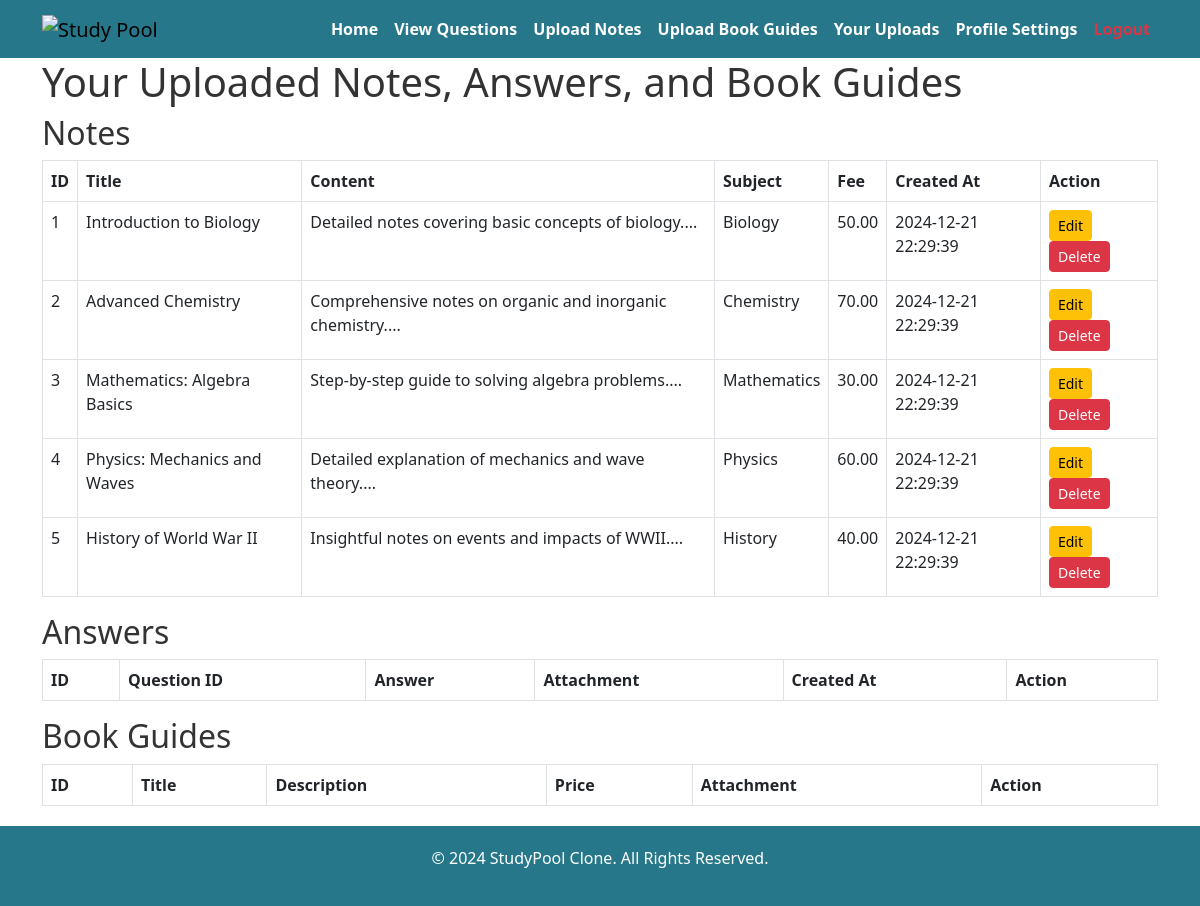
Screenshot of /studypool_clone/my_uploads.php (signed in) with the database file from the repository.
### tables this page shows
CREATE TABLE `notes` (
  `id` int(11) NOT NULL,
  `title` varchar(255) NOT NULL,
  `content` text NOT NULL,
  `user_id` int(11) NOT NULL,
  `created_at` datetime DEFAULT current_timestamp(),
  `subject` varchar(100) NOT NULL,
  `fee` decimal(10,2) NOT NULL
);

### studypool_clone/my_uploads.php (the view, shortened to what this page needs)
<?php
include('dbconnection.php');
$user_id = $_SESSION['user_id'];
$notes_sql = "SELECT id, title, content, created_at, subject, fee FROM notes WHERE user_id = ?";
$notes_stmt = $conn->prepare($notes_sql);
$notes_stmt->bind_param("i", $user_id);
$notes_stmt->execute();
$notes_result = $notes_stmt->get_result();
?>
<!DOCTYPE html>
<html lang="en">
<head>
    <link href="https://cdn.jsdelivr.net/npm/bootstrap@5.3.0/dist/css/bootstrap.min.css" rel="stylesheet">
</head>
<body>
<nav class="navbar navbar-expand-lg">
    <div class="container">
        <a class="navbar-brand" href="dashboard.php">
            <img src="logo.png" alt="Study Pool">
        </a>
        <div class="collapse navbar-collapse">
            <ul class="navbar-nav ms-auto">
                <li class="nav-item"><a class="nav-link" href="TutorDashboard.php">Home</a></li>
                <li class="nav-item"><a class="nav-link" href="view_questions.php">View Questions</a></li>
                <li class="nav-item"><a class="nav-link" href="upload_notes.php">Upload Notes</a></li>
                <li class="nav-item"><a class="nav-link" href="upload_book_guides.php">Upload Book Guides</a></li>
                <li class="nav-item"><a class="nav-link" href="my_uploads.php">Your Uploads</a></li>
                <li class="nav-item"><a class="nav-link" href="profile_settings.php">Profile Settings</a></li>
                <li class="nav-item"><a class="nav-link text-danger" href="signout.php">Logout</a></li>
            </ul>
        </div>
    </div>
</nav>
<div class="container">
    <h1>Your Uploaded Notes, Answers, and Book Guides</h1>
    <h2>Notes</h2>
    <table class="table table-bordered">
        <thead>
            <tr>
                <th>ID</th>
                <th>Title</th>
                <th>Content</th>
                <th>Subject</th>
                <th>Fee</th>
                <th>Created At</th>
                <th>Action</th>
            </tr>
        </thead>
        <tbody>
            <?php while ($note = $notes_result->fetch_assoc()) { ?>
                <tr>
                    <td><?php echo $note['id']; ?></td>
                    <td><?php echo $note['title']; ?></td>
                    <td><?php echo substr($note['content'], 0, 100); ?>...</td>
                    <td><?php echo $note['subject']; ?></td>
                    <td><?php echo $note['fee']; ?></td>
                    <td><?php echo $note['created_at']; ?></td>
                    <td>
                        <a href="edit_note.php?id=<?php echo $note['id']; ?>" class="btn btn-warning btn-sm">Edit</a>
                        <a href="delete_note.php?id=<?php echo $note['id']; ?>" class="btn btn-danger btn-sm">Delete</a>
                    </td>
                </tr>
            <?php } ?>
        </tbody>
    </table>
    <h2>Answers</h2>
    <table class="table table-bordered">
        <thead>
            <tr>
                <th>ID</th>
                <th>Question ID</th>
                <th>Answer</th>
                <th>Attachment</th>
                <th>Created At</th>
                <th>Action</th>
            </tr>
        </thead>
    </table>
    <h2>Book Guides</h2>
    <table class="table table-bordered">
        <thead>
            <tr>
                <th>ID</th>
                <th>Title</th>
                <th>Description</th>
                <th>Price</th>
                <th>Attachment</th>
                <th>Action</th>
            </tr>
        </thead>
    </table>
</div>
<footer class="footer">
    <p>&copy; 2024 StudyPool Clone. All Rights Reserved.</p>
</footer>
</body>
</html>

### studypool_clone/my_uploads.php (style rules this page uses)
body { background-image: url('https://img.pikbest.com/backgrounds/20200513/creative-synthesis-education-background_2755178.jpg!sw800'); background-size: cover; background-attachment: fixed; background-position: center; color: #333; }
.navbar { background-color: #26778a; }
.navbar-brand img { height: 40px; }
.navbar-nav .nav-link { color: #fff; font-weight: bold; }
.footer { background-color: #26778a; color: #fff; padding: 20px; text-align: center; margin-top: 20px; }

### rows the page displays
notes: id "1", title "Introduction to Biology", content "Detailed notes covering basic concepts of biology.", subject "Biology", fee "50.00", created_at "2024-12-21 22:29:39"
notes: id "2", title "Advanced Chemistry", content "Comprehensive notes on organic and inorganic chemistry.", subject "Chemistry", fee "70.00", created_at "2024-12-21 22:29:39"
notes: id "3", title "Mathematics: Algebra Basics", content "Step-by-step guide to solving algebra problems.", subject "Mathematics", fee "30.00", created_at "2024-12-21 22:29:39"
notes: id "4", title "Physics: Mechanics and Waves", content "Detailed explanation of mechanics and wave theory.", subject "Physics", fee "60.00", created_at "2024-12-21 22:29:39"
notes: id "5", title "History of World War II", content "Insightful notes on events and impacts of WWII.", subject "History", fee "40.00", created_at "2024-12-21 22:29:39"
